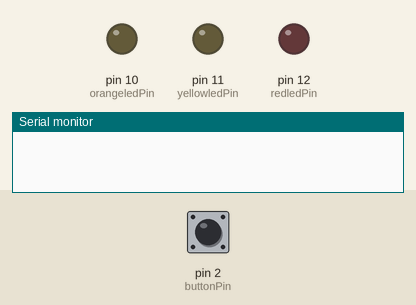
Simulated run of this sketch. Board: Arduino Uno, built with avr-gcc and run on an emulated ATmega328P. Parts: output pins drawn as LEDs (lit = HIGH), the last lines printed to the serial monitor. Dashed ring = blinking. Inputs (shaded band) come from the test bench; at power-on: pin 2 (buttonPin) LOW.

Above: at 1.2 s.
1.3 s: pin 2 (buttonPin) pulled HIGH for 0.15 s
2.9 s: pin 2 (buttonPin) pulled HIGH for 1 s
At 4.3 s:
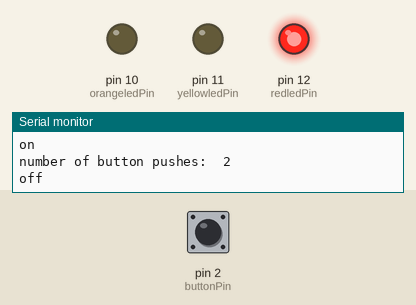
5.4 s: pin 2 (buttonPin) pulled HIGH for 0.15 s
At 6.2 s:
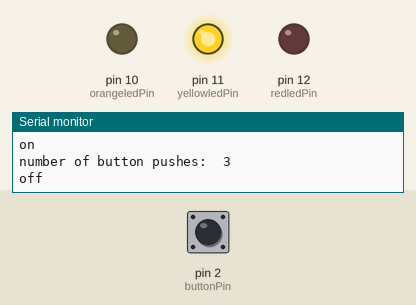
7.0 s: pin 2 (buttonPin) pulled HIGH for 3.2 s
At 7.4 s:
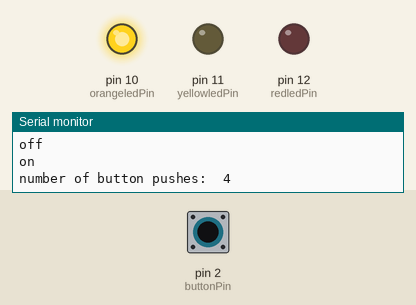
11.7 s: pin 2 (buttonPin) pulsed HIGH 5 times (0.12 s each, 0.3 s apart)
At 12.2 s:
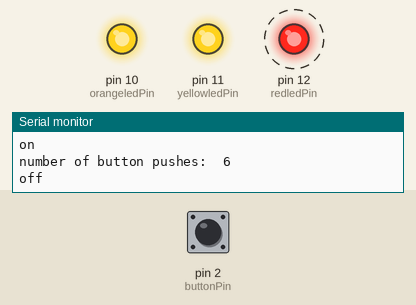
Timing chart, 0 to 14.7 s (numbered marks = the images above; inputs shaded):
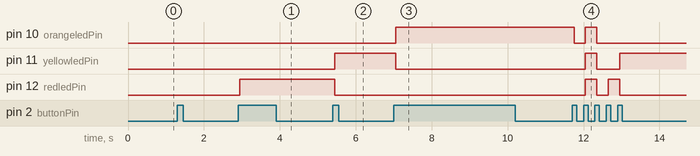

The sketch:

_3_led_push_button_lesson_2.ino
```cpp
/*
SparkFun Inventor's Kit
Example sketch 05

PUSH BUTTONS

  Use pushbuttons for digital input

  Previously we've used the analog pins for input, now we'll use
  the digital pins for input as well. Because digital pins only
  know about HIGH and LOW signals, they're perfect for interfacing
  to pushbuttons and switches that also only have "on" and "off"
  states.

  We'll connect one side of the pushbutton to GND, and the other
  side to a digital pin. When we press down on the pushbutton,
  the pin will be connected to GND, and therefore will be read
  as "LOW" by the Arduino.

  But wait - what happens when you're not pushing the button?
  In this state, the pin is disconnected from everything, which
  we call "floating". What will the pin read as then, HIGH or LOW?
  It's hard to say, because there's no solid connection to either
  5 Volts or GND. The pin could read as either one.

  To deal with this issue, we'll connect a small (10K, or 10,000 Ohm)
  resistance between the pin and 5 Volts. This "pullup" resistor
  will ensure that when you're NOT pushing the button, the pin will
  still have a weak connection to 5 Volts, and therefore read as
  HIGH.

  (Advanced: when you get used to pullup resistors and know when
  they're required, you can activate internal pullup resistors
  on the ATmega processor in the Arduino. See
  http://arduino.cc/en/Tutorial/DigitalPins for information.)

Hardware connections:

  Pushbuttons:

    Pushbuttons have two contacts that are connected if you're
    pushing the button, and disconnected if you're not.

    The pushbuttons we're using have four pins, but two pairs
    of these are connected together. The easiest way to hook up
    the pushbutton is to connect two wires to any opposite corners.

    Connect any pin on pushbutton 1 to ground (GND).
    Connect the opposite diagonal pin of the pushbutton to
    digital pin 2.

    Connect any pin on pushbutton 2 to ground (GND).
    Connect the opposite diagonal pin of the pushbutton to
    digital pin 3.

    Also connect 10K resistors (brown/black/red) between
    digital pins 2 and 3 and 5 Volts. These are called "pullup"
    resistors. They ensure that the input pin will be either
    5V (unpushed) or GND (pushed), and not somewhere in between.
    (Remember that unlike analog inputs, digital inputs are only
    HIGH or LOW.)

  LED:

    Most Arduinos, including the Uno, already have an LED
    and resistor connected to pin 13, so you don't need any
    additional circuitry.

    But if you'd like to connect a second LED to pin 13,

    Connect the positive side of your LED to Arduino digital pin 13
    Connect the negative side of your LED to a 330 Ohm resistor
    Connect the other side of the resistor to ground

This sketch was written by SparkFun Electronics,
with lots of help from the Arduino community.
This code is completely free for any use.
Visit http://learn.sparkfun.com/products/2 for SIK information.
Visit http://www.arduino.cc to learn about the Arduino.

Version 2.0 6/2012 MDG
*/


// First we'll set up constants for the pin numbers.
// This will make it easier to follow the code below.

const int buttonPin = 2;  // pushbutton 1 pin
const int redledPin =  12;    // LED pin
const int yellowledPin =  11;    // LED pin
const int orangeledPin =  10;    // LED pin

int buttonPushCounter = 0;   // counter for the number of button presses
int buttonState = 0;         // current state of the button
int lastButtonState = 0;     // previous state of the button


void setup()
{
  Serial.begin(9600);
  // Set up the pushbutton pins to be an input:
  pinMode(buttonPin, INPUT);
//  pinMode(button2Pin, INPUT);

  // Set up the LED pin to be an output:
  pinMode(redledPin, OUTPUT);
  pinMode(yellowledPin, OUTPUT);
  pinMode(orangeledPin, OUTPUT);


}


void loop()
{

  buttonState = digitalRead(buttonPin);

  // compare the buttonState to its previous state
  if (buttonState != lastButtonState) {
    // if the state has changed, increment the counter
    if (buttonState == HIGH) {
      // if the current state is HIGH then the button
      // wend from off to on:
      buttonPushCounter++;
      Serial.println("on");
      Serial.print("number of button pushes:  ");
      Serial.println(buttonPushCounter);
    } else {
      // if the current state is LOW then the button
      // wend from on to off:
      Serial.println("off");
    }
    // Delay a little bit to avoid bouncing
    delay(50);
  }
  // save the current state as the last state,
  //for next time through the loop
  lastButtonState = buttonState;


  switch(buttonPushCounter) {
      case 2:
        digitalWrite(redledPin, HIGH);
      break;
      case 3:
        digitalWrite(redledPin, LOW);
        digitalWrite(yellowledPin, HIGH);
      break;
      case 4:
        digitalWrite(yellowledPin, LOW);
        digitalWrite(orangeledPin, HIGH);
      break;
      case 5:
        digitalWrite(orangeledPin, LOW);
      break;
      case 6:
        digitalWrite(redledPin, HIGH);
        digitalWrite(yellowledPin, HIGH);
        digitalWrite(orangeledPin, HIGH);
      break;
      case 7:
        digitalWrite(redledPin, LOW);
        digitalWrite(yellowledPin, LOW);
        digitalWrite(orangeledPin, LOW);
        buttonPushCounter = 1;
      break;
  }

}
```

Measured:
- after the input at 2.9 s, pin 12 (redledPin): LOW → HIGH after 0.05 s
- after the input at 5.4 s, pin 11 (yellowledPin): LOW → HIGH after 0.05 s; pin 12 (redledPin): HIGH → LOW after 0.05 s
- after the input at 7.0 s, pin 10 (orangeledPin): LOW → HIGH after 0.05 s; pin 11 (yellowledPin): HIGH → LOW after 0.05 s
- after the input at 11.7 s, pin 10 (orangeledPin): HIGH → LOW after 0.05 s, → HIGH 0.30 s later, → LOW 0.30 s later; pin 11 (yellowledPin): LOW → HIGH after 0.35 s, → LOW 0.30 s later, → HIGH 0.60 s later; pin 12 (redledPin): alternates HIGH for 0.30 s and LOW for 0.30 s, 4 changes in all, then stays LOW, starting after 0.35 s
